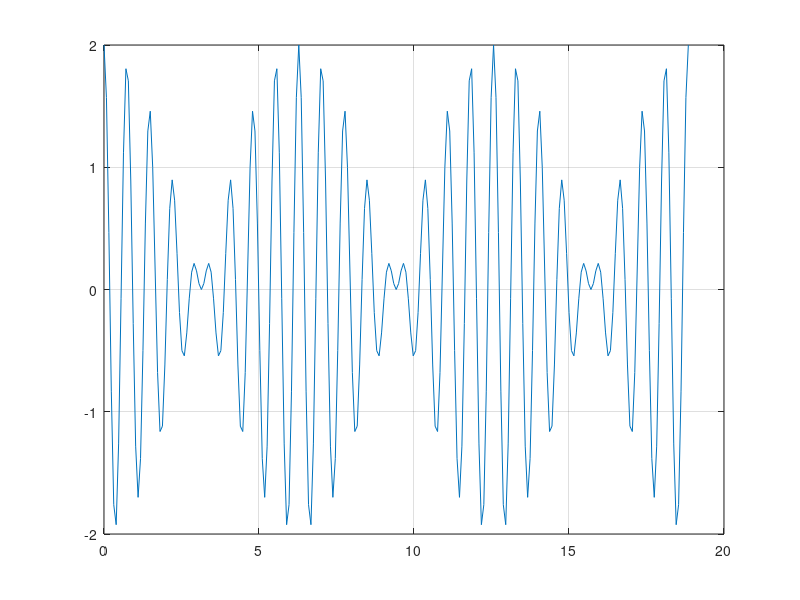

Write MATLAB code to recreate this figure.
% Aug 28 2019 M-File %
% name: Jikhan Jeong %

% inline %

h = inline('cos(8*x) + cos(9*x)');
x = 0 : pi/40 : 6*pi;
plot(x, h(x)), grid

f = inline('x.^2 + y.^2', 'x', 'y');
f(1,2)